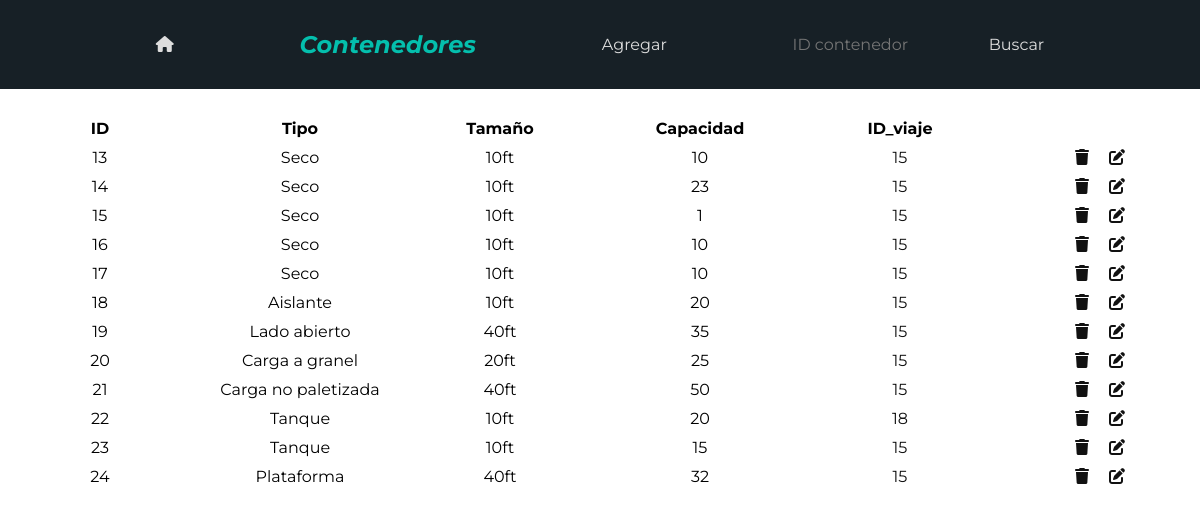
Page /views/contenedor.php (signed in) on the committed database.
### tables this page shows
CREATE TABLE `contenedor` (
  `id_contenedor` int(11) NOT NULL,
  `tipo_contenedor` varchar(20) DEFAULT NULL,
  `tamano_contenedor` varchar(20) DEFAULT NULL,
  `capacidad_contenedor` varchar(10) DEFAULT NULL,
  `id_viaje` int(11) DEFAULT NULL
);

### views/contenedor.php (the view, shortened to what this page needs)
<?php
$con = connection();
if($_SESSION["tipo"]=="trabajador"){
    $sql1 = "SELECT * FROM contenedor".(isset($_GET["id"]) ? " WHERE id_contenedor = {$_GET["id"]}":"");
}
$contenedor = $con->query($sql1);
?>
<!DOCTYPE html>
<html lang="es">
<head>
    <link rel="stylesheet" href="../css/styles.css">
</head>
<body>
    <header class="header header--text-white header--color-blue header--title-blue">
        <?php if($_SESSION["tipo"]=="trabajador"): ?>
            <a href="index.php"><i class="fa-solid fa-house"></i></a>
            <h2>Contenedores</h2>
            <ul>
                <li><a href="agregar_contenedor.php">Agregar</a></li>
            </ul>
        <?php else: ?>
            <h2>Mis contenedores</h2>
        <?php endif; ?>
            <form action="../php/contenedor/buscar_contenedor.php" method="POST">
                <input id="id_buscar_contenedor" name="id_buscar_contenedor" type="number" min="0" placeholder="ID contenedor">
                <input value="Buscar" type="submit">
            </form>
    </header>
    <table class="table">
        <thead>
            <th>ID</th>
            <th>Tipo</th>
            <th>Tamaño</th>
            <th>Capacidad</th>
            <th>ID_viaje</th>
        </thead>
        <tbody>
            <?php
                while($fila = $contenedor->fetch_assoc()){
                    echo "
                    <tr>
                        <td>{$fila["id_contenedor"]}</td>
                        <td>{$fila["tipo_contenedor"]}</td>
                        <td>{$fila["tamano_contenedor"]}</td>
                        <td>{$fila["capacidad_contenedor"]}</td>
                        <td><a href='viaje.php?id={$fila["id_viaje"]}'>{$fila["id_viaje"]}</a></td>".($_SESSION["tipo"]=="trabajador" ? "
                        <td><a href='eliminar_contenedor.php?id={$fila["id_contenedor"]}'><i class='fa-solid fa-trash'></i></a><a href='editar_contenedor.php?id={$fila["id_contenedor"]}'><i class='fa-solid fa-pen-to-square'></i></a></td>
                    </tr>
                    ":
                    "</tr>");
                }
            ?>
        </tbody>
    </table>
</body>
</html>

### css/styles.css (style rules this page uses)
* { margin: 0; padding: 0; box-sizing: border-box; font-family: Montserrat; }
.header { display: flex; justify-content: space-evenly; align-items: center; flex-wrap: wrap; padding: 30px; }
.header h2 { font-style: italic; }
.header ul { display: flex; flex-wrap: wrap; gap: 20px; list-style: none; }
.header a { text-decoration: none; }
.header input { all: unset; }
.header--text-white * { color: #ddd; }
.header--color-blue { background-color: #172026; }
.header--title-blue h2 { color: #04BFAD }
.table { border-spacing: 0 10px; text-align: center; table-layout: fixed; width: 100%; margin-top: 20px; }
.table a { color: #111; text-decoration: none; margin: 0 10px; }

### rows in the picture
contenedor: id_contenedor "13", tipo_contenedor "Seco", tamano_contenedor "10ft", capacidad_contenedor "10", id_viaje "15"
contenedor: id_contenedor "14", tipo_contenedor "Seco", tamano_contenedor "10ft", capacidad_contenedor "23", id_viaje "15"
contenedor: id_contenedor "15", tipo_contenedor "Seco", tamano_contenedor "10ft", capacidad_contenedor "1", id_viaje "15"
contenedor: id_contenedor "16", tipo_contenedor "Seco", tamano_contenedor "10ft", capacidad_contenedor "10", id_viaje "15"
contenedor: id_contenedor "17", tipo_contenedor "Seco", tamano_contenedor "10ft", capacidad_contenedor "10", id_viaje "15"
contenedor: id_contenedor "18", tipo_contenedor "Aislante", tamano_contenedor "10ft", capacidad_contenedor "20", id_viaje "15"
contenedor: id_contenedor "19", tipo_contenedor "Lado abierto", tamano_contenedor "40ft", capacidad_contenedor "35", id_viaje "15"
contenedor: id_contenedor "20", tipo_contenedor "Carga a granel", tamano_contenedor "20ft", capacidad_contenedor "25", id_viaje "15"
contenedor: id_contenedor "21", tipo_contenedor "Carga no paletizada", tamano_contenedor "40ft", capacidad_contenedor "50", id_viaje "15"
contenedor: id_contenedor "22", tipo_contenedor "Tanque", tamano_contenedor "10ft", capacidad_contenedor "20", id_viaje "18"
contenedor: id_contenedor "23", tipo_contenedor "Tanque", tamano_contenedor "10ft", capacidad_contenedor "15", id_viaje "15"
contenedor: id_contenedor "24", tipo_contenedor "Plataforma", tamano_contenedor "40ft", capacidad_contenedor "32", id_viaje "15"
